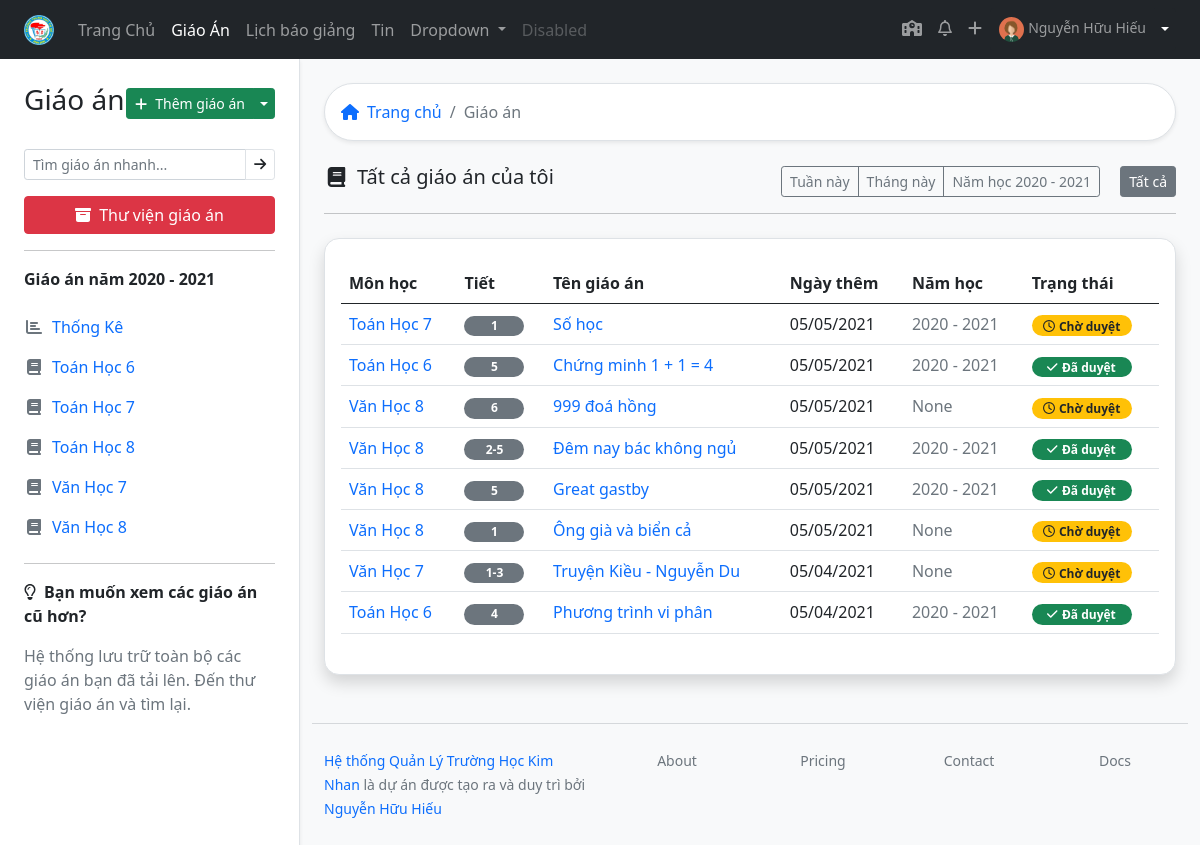
The page /lessons/ (signed in) on the database as committed earlier.
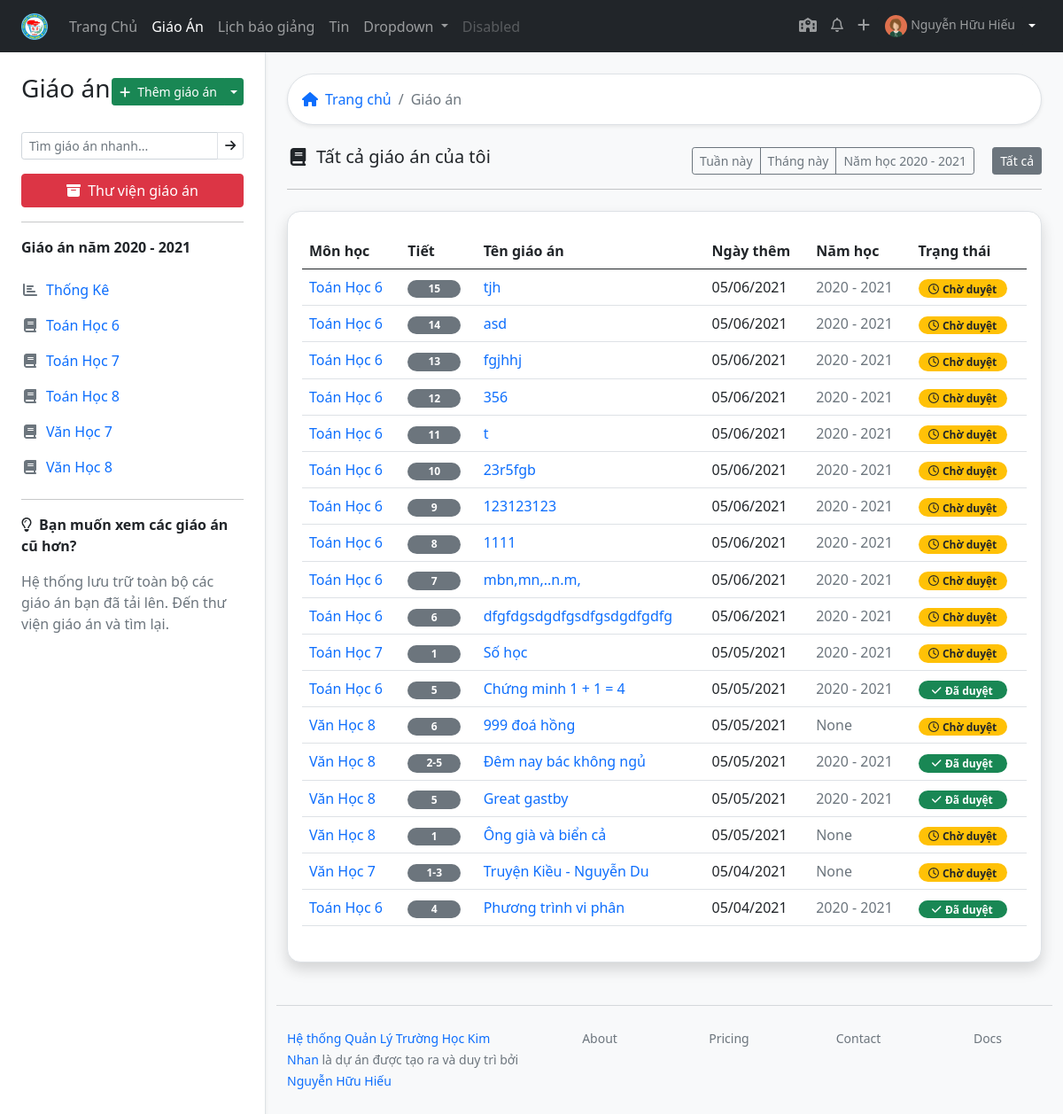
The same page on the database as committed later.
### lessonmanagement/models.py (models this page shows, shortened)
class Teacher(models.Model):
    user = models.OneToOneField(User, on_delete=models.SET_NULL, blank=True, null=True, verbose_name="Tài khoản đăng nhập", help_text="Tài khoản đăng nhập viết liền không dấu. Ví dụ: nhhieu. Viết tắt của Nguyễn Hữu Hiếu. Nếu trùng họ tên thì thêm số vào sau, ví dụ nhhieu2")
    firstname = models.CharField("Họ",max_length=20, blank=True)
    lastname = models.CharField("Tên", max_length=20, blank=True)
    zalo_number = models.DecimalField(verbose_name="Số điện thoại",help_text="Số điện thoại có đăng ký zalo, sử dụng để nhận thông báo từ ban giám hiệu", max_digits=12, decimal_places=0,null=True, blank=True)
    birth_date = models.DateField("Ngày sinh", null=True, blank=True)
    SEX_CHOICES = [
    ('male', 'Nam'),
    ('female', 'Nữ')
    ]
    sex = models.CharField(verbose_name="Giới tính", max_length=6, choices=SEX_CHOICES, null=True, blank=True)
    main_subject = models.ForeignKey("Subject",on_delete=models.SET_NULL,null=True,blank=True, verbose_name="Chuyên môn chính")
    EDUCATION_LEVEL_CHOICES = [
        ('inter', 'Trung Cấp'),
        ('college', 'Cao Đẳng'),
        ('university', 'Đại Học'),
        ('master', 'Thạc Sĩ')
    ]
    education_level = models.CharField(max_length=20, choices=EDUCATION_LEVEL_CHOICES, null=True, blank=True)
    is_work = models.BooleanField("Có đang công tác",default=True, help_text="Tích vào ô nếu đang công tác tại trường, bỏ tích nếu đã nghỉ hưu hoặc chuyển sang đơn vị khác")
    def user_directory_path(instance, filename):
        return 'user_{0}/{1}'.format(instance.user.id, filename)
    avatar = models.ImageField("Ảnh đại diện", help_text = "Ảnh nên được crop về ảnh vuông để đạt được độ thẩm mỹ cao nhất",upload_to = user_directory_path, blank = True, null = True)
    def full_name(self):
        return ('%s %s') % (self.firstname, self.lastname)
    class Meta:
        verbose_name = "Giáo viên"
        verbose_name_plural = "Giáo viên"
    def schoolyear(self):
        if now.month < 9:
            return ('%s - %s') % (now.year - 1, now.year)
        else:
            return ('%s - %s') % (now.year, now.year+1)
    def lesson_list(self):
        return self.lesson_set.filter(teacher = self.user.id)
    def subject_classyear_list(self):
        return self.subjectclassyear_set.filter(is_teach_now = True).order_by('subject__title').values('subject__title', 'classyear__startyear','subject__group__title').distinct()

class SchoolAbstract(models.Model):
    title = models.CharField(max_length=50, verbose_name="Tiêu đề")
    description = models.CharField(max_length=200, verbose_name="Mô tả sơ lược", blank=True)
    cover = models.ImageField(upload_to="coverimages/", verbose_name="Ảnh bìa", null = True, blank = True)
    class Meta:
        abstract = True
    def __str__(self):
        return self.title

class Subject(SchoolAbstract):
    group = models.ForeignKey("GroupSubject", related_name='subject123',on_delete=models.SET_NULL, null=True, blank=True, verbose_name='Bộ môn')
    subject_slug = models.SlugField(max_length=50, null=True, blank=True)
    class Meta:
        verbose_name = "Môn học"
        verbose_name_plural = "Môn học"

class Lesson(models.Model):
    title = models.CharField(max_length=200)
    lesson_path = models.FileField(blank=True, null=True)
    upload_time = models.DateTimeField(blank=True, null=True)
    edit_time = models.DateTimeField(blank=True, null=True)
    LEVEL_CHOICES = [
        (6, 6),
        (7, 7),
        (8, 8),
        (9, 9)
    ]
    level = models.IntegerField(choices=LEVEL_CHOICES)
    description = models.CharField(max_length=200, null=True, blank=True)
    teacher = models.ForeignKey(Teacher, on_delete=models.CASCADE)
    subject = models.ForeignKey(Subject, on_delete=models.CASCADE)
    start_number_lesson = models.IntegerField(help_text="Bài giảng này ở tiết số mấy")
    cout_number_lesson = models.IntegerField(help_text="Bài giảng này trong bao nhiêu tiết")
    schoolyear = models.ForeignKey("Schoolyear", on_delete=models.CASCADE, blank=True, null=True)
    classyear = models.ManyToManyField(Classyear, through="LessonClassyear")
    STATUS_CHOICES = [
    ('pending', 'Chờ duyệt'),
    ('acept', 'Đã duyệt'),
    ('deny', 'Bị từ chối'),
    ]
    status = models.CharField(max_length=10, blank=True, choices=STATUS_CHOICES ,default='pending')
    checker = models.ForeignKey(Teacher, related_name="lesson_checker" ,on_delete=models.SET_NULL, null=True, blank=True)
    check_date = models.DateTimeField(auto_now=True)
    note_checker = models.CharField(max_length=200, blank=True)
    class Meta:
        verbose_name = "Giáo Án"
        verbose_name_plural = "Giáo Án"
        ordering = ["-upload_time"]

class Schoolyear(models.Model):
    start_date = models.DateField(help_text="Ngày bắt đầu năm học",  unique_for_year='start_date' )
    end_date = models.DateField(blank=True, null=True)
    spring_start = models.DateTimeField(help_text="Giờ mùa hè. Buổi sáng bắt đầu từ ngày nào, mấy giờ", blank=True, null=True)
    winter_start = models.DateTimeField(help_text="Giờ mùa đông. Buổi sáng bắt đầu từ ngày nào, mấy giờ", blank=True, null=True)
    class Meta:
        verbose_name = "Năm học"
        verbose_name_plural = "Năm học"
    def __str__(self):
        return '%s - %s' % (self.start_date.year, self.start_date.year + 1)

### lessonmanagement/views.py (the view)
# urls.py: path('lessons/', views.alllessons, name="alllessons"),
@login_required
def alllessons(request):
    lesson_list = Lesson.objects.filter(teacher=request.user.teacher.id).order_by('-upload_time')
    context = {'lesson_list': lesson_list}
    return render(request, 'all_lessons.html', context)

### lessonmanagement/templates/all_lessons.html
{% extends 'base_withsidebar.html' %}
{% block content %}
{% load static %}
{% load lessonmanagement_extras %}
{% with teacher=request.user.teacher %}
<div class="bg-white border shadow-sm p-3 rounded-pill mb-4">
  <nav aria-label="breadcrumb">
    <ol class="breadcrumb m-0 ">
      <li class="breadcrumb-item"><a href="{% url 'index' %}" class="text-decoration-none"><i class="fas fa-home me-2"></i>Trang chủ</a></li>
      <li class="breadcrumb-item active"> Giáo án</li>
    </ol>
  </nav>
</div>
{% if request.user.teacher.lesson_list %}
<div class="d-flex justify-content-between align-items-center" >
<h5><i class="fas fa-book fa-fw me-2 "></i>Tất cả giáo án của tôi</h5>
<div>
  <div class="btn-group me-3" role="group" aria-label="Button group with nested dropdown">
    <a href="#" class="btn btn-sm btn-outline-secondary">Tuần này</a>
    <a href="#" class="btn btn-sm btn-outline-secondary">Tháng này</a>
    <a href="{% url 'lessons_toyear' sdf|schoolyear  %}" class="btn btn-sm btn-outline-secondary">Năm học {{ teacher.schoolyear }}</a>
  </div>
  <button type="button" class="btn btn-sm btn-secondary">Tất cả</button>
</div>
</div>
<hr class="mb-4">
            <div class="border py-4 px-3 rounded-15 shadow bg-white">
                {% include "table/table_all.html" %}
            </div>
            {% else %}
            {% include 'empty_lesson.html' %}
            {% endif %}
        {% endwith %}
  {% endblock %}

### lessonmanagement/templates/topnav.html (shortened to what this page needs)
      {% load static %}
      <nav class="navbar navbar-expand-lg navbar-dark bg-dark  ">
        <div class="container-fluid px-lg-4">
          <a class="navbar-brand" href="{% url 'index' %}"><img src="{% static 'imgs/logo_thcsanhson.png'%}" alt="" height="30px"></a>
          <div class="collapse navbar-collapse" id="navbarSupportedContent">
            <ul class="navbar-nav me-auto mb-2 mb-lg-0">
              <li class="nav-item">
                <a class="nav-link {% if request.path == '/' %} active {% endif %}" aria-current="page" href="{% url 'index' %}">Trang Chủ</a>
              </li>
              <li class="nav-item">
                <a class="nav-link {% if 'lesson' in request.path %} active {% endif %}" href="{% url 'lessondashboard' %}">Giáo Án</a>
              </li>
              <li class="nav-item">
                <a class="nav-link {% if 'schedule' in request.path %} active {% endif %} " href="{% url 'schedule' %}">Lịch báo giảng</a>
              </li>
              <li class="nav-item">
                <a class="nav-link " href="#">Tin</a>
              </li>
              <li class="nav-item dropdown">
                <a class="nav-link dropdown-toggle" href="#" id="navbarDropdown" role="button" data-bs-toggle="dropdown" aria-expanded="false">
                  Dropdown
                </a>
              </li>
              <li class="nav-item">
                <a class="nav-link disabled" href="#" tabindex="-1" aria-disabled="true">Disabled</a>
              </li>
            </ul>
            <ul class="navbar-nav  mb-2 mb-lg-0">
              {% if request.user.is_staff %}
              <li class="nav-item">
                <a class="nav-link"  href="{% url 'admin:index' %}">
                  <i class="fas fa-school"></i>
                </a>
              </li>
              {% endif %}
              <li class="nav-item">
                <a class="nav-link"  href="#"><i class="far fa-bell"></i></a>
              </li>
              <li class="nav-item">
                <a class="nav-link" href="#"><i class="fas fa-plus"></i></a>
              </li>
              <li class="nav-item">
                <div class="btn-group">
                  {% if request.path == '/profile/' %}
                  <a href="{% url 'profile' %}" class="nav-link btn btn-light text-dark btn-sm">
                    <img src="
                    {% if request.user.teacher.avatar %}
                    {{ request.user.teacher.avatar.url }}
                    {% else %}
                    {% static 'imgs/no-avatar.png' %}
                    {% endif %}
                    " class="rounded-circle" alt="" height="25px">
                    {{ request.user.teacher.full_name }}
                  </a>
                  <button type="button" class="btn  btn-sm btn-light text-dark dropdown-toggle dropdown-toggle-split" data-bs-toggle="dropdown" aria-expanded="false">
                    <span class="visually-hidden">Toggle Dropdown</span>
                  </button>
                  {% else %}
                  <a href="{% url 'profile' %}" class="nav-link btn btn-dark btn-sm">
                    <img src="
                    {% if request.user.teacher.avatar %}
                    {{ request.user.teacher.avatar.url }}
                    {% else %}
                    {% static 'imgs/no-avatar.png' %}
                    {% endif %}
                    " class="rounded-circle" alt="" height="25px">
                    {{ request.user.teacher.full_name }}
                  </a>
                  <button type="button" class="btn  btn-sm btn-dark dropdown-toggle dropdown-toggle-split" data-bs-toggle="dropdown" aria-expanded="false">
                  </button>
                  {% endif %}
                </div>
              </li>
            </ul>
          </div>
        </div>
      </nav>

### lessonmanagement/templates/sidebar.html (shortened to what this page needs)
{% load lessonmanagement_extras %}
{% with teacher=request.user.teacher %}
<div class="position-sticky top-0 start-0 pt-4">
    <div class="d-flex justify-content-between mb-4 align-items-center">
      <h3>Giáo án</h3>
<div class="btn-group">
  <a href="{% url 'addlesson' %}" class="btn btn-sm btn-success"><i class="fas fa-plus me-2"></i>Thêm giáo án</a>
  <button type="button" class="btn btn-sm btn-success dropdown-toggle dropdown-toggle-split" data-bs-toggle="dropdown" aria-expanded="false">
  </button>
</div>
      </div>
        <div class="input-group input-group-sm mb-3">
        <input type="search" class="form-control " list="datalistOptions" id="quicksearch" placeholder="Tìm giáo án nhanh..." aria-describedby="button-addon2" name="search" >
          <a href="" class="btn border" id="button-addon2"><i class="fas fa-arrow-right"></i></a>
        </div>
      <a href="{% url 'alllessons' %}" class="btn  btn-danger w-100"><i class="fas fa-archive me-2"></i>Thư viện giáo án </a>
      <div class="list-group">
        <hr >
      <span class="fw-bold mb-3">Giáo án năm {{ teacher.schoolyear }} </span>
      <a href="{% url 'lessondashboard' %}" class="list-group-item list-group-item-action border-0 text-primary ps-0 {% if request.path == '/lessondashboard/' %} fw-bold {% endif %}"><i class="fas fa-chart-bar me-2 text-muted  fa-fw "></i>Thống Kê</a>
        {% for i in teacher.subject_classyear_list %}
     <a href="{% url 'lessons_subject_level' i.subject__title|slugify i.classyear__startyear|classlevel %}" class="list-group-item list-group-item-action border-0 text-primary ps-0"><i class="fas fa-book fa-fw me-2 text-muted"></i>{{ i.subject__title }} {{ i.classyear__startyear|classlevel }} </a>
        {% endfor %}
        <hr>
        <span class="fw-bold mb-3"><i class="far fa-lightbulb me-2"></i>Bạn muốn xem các giáo án cũ hơn?</span>
        <p class="text-muted pe-3">Hệ thống lưu trữ toàn bộ các giáo án bạn đã tải lên. Đến thư viện giáo án và tìm lại.</p>
      </div>
    </div>
  {% endwith %}

### lessonmanagement/templates/table/table_all.html (shortened to what this page needs)
<table id="exampletable" class="table table-hover  " style="width:100%">
    <thead >
        <tr>
            <th>Môn học</th>
            <th>Tiết</th>
            <th>Tên giáo án</th>
            <th>Ngày thêm</th>
            <th>Năm học</th>
            <th>Trạng thái</th>
        </tr>
    </thead>
    <tbody>
        {% for lesson in lesson_list %}
        <tr>
            <td> <a href="{% url 'lessons_subject_level' lesson.subject|slugify lesson.level %}" class="text-decoration-none"> {{ lesson.subject }} {{ lesson.level }} </a>
            </td>
            <td>
                <span class="badge rounded-pill bg-secondary" style="width: 60px;">{{ lesson.start_number_lesson}}{% if lesson.cout_number_lesson > 1 %}-{{ lesson.start_number_lesson|add:lesson.cout_number_lesson }} {% endif %}</span>
            </td>
            <td><a href="{% url 'lesson' lesson.id %}" class="text-decoration-none">{{ lesson.title }}  </a></td>
            <td> {{ lesson.upload_time|date:"SHORT_DATE_FORMAT"}}</td>
            <td class="text-muted" >{{ lesson.schoolyear }}</td>
            <td>                    {% if lesson.status == "pending" %}
                <span class="badge bg-warning text-dark rounded-pill" style="width: 100px;"><i class="far fa-clock me-1"></i>{{ lesson.get_status_display}}</span>
                {% elif lesson.status == "acept" %}
                <span class="badge bg-success  rounded-pill"  style="width: 100px;"><i class="fas fa-check me-1"></i>{{ lesson.get_status_display}}</span>
                 {% elif lesson.status == "deny" %}
                 <span class="badge bg-danger  rounded-pill"  style="width: 100px;"><i class="fas fa-times me-1"></i>{{ lesson.get_status_display}}</span>
                {% endif %} </td>
        </tr>
        {% endfor %}
    </tbody>
</table>

Rows that differ between the two databases and show on the page:
added Lesson: subject "Toán Học", level "6", start_number_lesson "15", title "tjh", upload_time "05/06/2021", schoolyear "2020 - 2021", status "Chờ duyệt"
added Lesson: subject "Toán Học", level "6", start_number_lesson "14", title "asd", upload_time "05/06/2021", schoolyear "2020 - 2021", status "Chờ duyệt"
added Lesson: subject "Toán Học", level "6", start_number_lesson "13", title "fgjhhj", upload_time "05/06/2021", schoolyear "2020 - 2021", status "Chờ duyệt"
added Lesson: subject "Toán Học", level "6", start_number_lesson "12", title "356", upload_time "05/06/2021", schoolyear "2020 - 2021", status "Chờ duyệt"
added Lesson: subject "Toán Học", level "6", start_number_lesson "11", title "t", upload_time "05/06/2021", schoolyear "2020 - 2021", status "Chờ duyệt"
added Lesson: subject "Toán Học", level "6", start_number_lesson "10", title "23r5fgb", upload_time "05/06/2021", schoolyear "2020 - 2021", status "Chờ duyệt"
added Lesson: subject "Toán Học", level "6", start_number_lesson "9", title "123123123", upload_time "05/06/2021", schoolyear "2020 - 2021", status "Chờ duyệt"
added Lesson: subject "Toán Học", level "6", start_number_lesson "8", title "1111", upload_time "05/06/2021", schoolyear "2020 - 2021", status "Chờ duyệt"
added Lesson: subject "Toán Học", level "6", start_number_lesson "7", title "mbn,mn,..n.m,", upload_time "05/06/2021", schoolyear "2020 - 2021", status "Chờ duyệt"
added Lesson: subject "Toán Học", level "6", start_number_lesson "6", title "dfgfdgsdgdfgsdfgsdgdfgdfg", upload_time "05/06/2021", schoolyear "2020 - 2021", status "Chờ duyệt"
